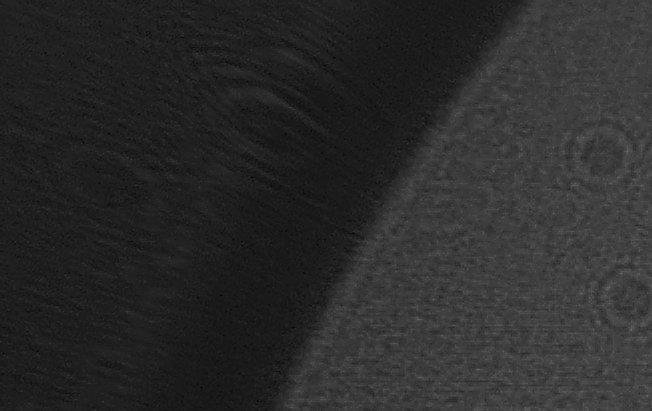
#> input picture sliced_overlap_images/image0003-0.jpg, 652 x 411 px, given as the content of the folder Images_for_Training_Directory, which was not available
$ python 'testing script.py'
#> lines starting #> are read from the running program, lines starting #| are printed output that depends on the picture
### data_modifier.py
import os
import xml.etree.ElementTree as ET

from random import randrange
from shutil import copyfile

# file type is for example: '.jpg' or '.txt'
def get_all_files_from_directory(directory_path, file_type):
#> called with directory_path = 'Images_for_Training_Directory', file_type = '.jpg'
    files_of_type = []

    for _, _, files in os.walk(directory_path):
        for file in files:
            if file.endswith(file_type):
                files_of_type.append(file)
        break

    return files_of_type

# counts number of objects in annotations from a directory
# annotations need to be in voc format
# [21 lines left out: function count_annotated_objects, not called in this run]

# reformat voc annotations from senseai website
# if annotations_path and processed_directory_path are the same, original xml files are overwritten
def reformatter(annotations_path, processed_directory_path='reformatted/'):
    if not os.path.exists(processed_directory_path):
        os.mkdir(processed_directory_path)

    xml_files = get_all_files_from_directory(annotations_path, ".xml")

    for file in xml_files:
        lines = None
        with open(os.path.join(annotations_path, file)) as f:
            lines = f.read().splitlines()
        with open(os.path.join(processed_directory_path, file), "w") as f:
            f.write("<annotation>\n")
            f.write("\t<filename>" + file.split(".")[0] + ".jpg" + "</filename>\n")
            f.write("\t<folder>cells</folder>\n")
            f.write("\t<source>\n")
            f.write("\t\t<database>cells</database>\n")
            f.write("\t\t<annotation>custom</annotation>\n")
            f.write("\t\t<image>custom</image>\n")
            f.write("\t</source>\n")

            found = 0
            for line in lines:
                if found == 4:
                    f.write(line + "\n")
                    break
                if found == 3:
                    found += 1
                    f.write(line.split("3")[0] + "1" + line.split("3")[1] + "\n")
                if found > 0 and found < 3:
                    found += 1
                    f.write(line + "\n")
                if "<size>" in line:
                    found = 1
                    f.write(line + "\n")

            f.write("\t<segmented>0</segmented>\n")

            found = False
            for line in lines:
                if not found and "<object>" in line:
                    found = True
                if found:
                    if "<pose>" in line:
                        f.write(line.split("Unspecified")[0] + "unspecified" + line.split("Unspecified")[1] + "\n")
                    elif "<truncated>" in line or "<difficult>" in line:
                        f.write(line.split("Unspecified")[0] + "0" + line.split("Unspecified")[1] + "\n")
                    elif "</annotation>" in line:
                        f.write(line)
                    else:
                        f.write(line + "\n")

# [19 lines left out: functions compile_annotation_file_names, remove_unannotated_images, not called in this run]

# if annoations_path and processed_directory_path are the same, then the original xml files are overwritten
def annotated_object_remover(annotations_path, processed_directory_path=os.path.join("modified_objects/"), objects_to_remove={"dust"}):
    if not os.path.exists(processed_directory_path):
        os.mkdir(processed_directory_path)

    xml_files = get_all_files_from_directory(annotations_path, ".xml")

    for file in xml_files:
        to_remove = []
        tree = ET.parse(os.path.join(annotations_path, file))
        root = tree.getroot()
        for elem in root:
            if elem.tag == 'object':
                for elem2 in elem:
                    if elem2.tag == 'name' and elem2.text in objects_to_remove:
                        to_remove.append(elem)

        for elem in to_remove:
            root.remove(elem)

        tree.write(os.path.join(processed_directory_path, file))

# [25 lines left out: function find_average_object_sizes, not called in this run]


def generate_training_set(images_path, annotations_path, training_set=os.path.join("training_set/"), test_percentage=.1, labels=['bead']):
    if not os.path.exists(training_set):
        os.mkdir(training_set)
    if not os.path.exists(os.path.join(training_set,"Annotations")):
        os.mkdir(os.path.join(training_set, "Annotations"))
    if not os.path.exists(os.path.join(training_set, "ImageSets")):
        os.mkdir(os.path.join(training_set,"ImageSets"))
    if not os.path.exists(os.path.join(training_set,"ImageSets/Main")):
        os.mkdir(os.path.join(training_set, "ImageSets/Main"))
    if not os.path.exists(os.path.join(training_set, "JPEGImages")):
        os.mkdir(os.path.join(training_set, "JPEGImages"))

    with open(os.path.join(training_set, "labels.txt")) as f:
        f.write('\n'.join(labels))

    annotation_files = get_all_files_from_directory(annotations_path, ".xml")
    image_files = get_all_files_from_directory(images_path, ".jpg")

    for file in annotation_files:
        copyfile(annotations_path + file, os.path.join(training_set, "Annotations/"+file))
    for file in image_files:
        copyfile(images_path + file, os.path.join(training_set, "JPEGImages/"+file))

    file_names = compile_annotation_file_names(annotations_path)

    test_set = set()
    test_number = int(len(file_names) * test_percentage)
    val_set = set()
    val_number = test_number
    output_dir=os.path.join(training_set,"ImageSets/Main")

    for i in range(test_number):
        test_set.add(file_names.pop(randrange(len(file_names))))
    test_set = sorted(list(test_set))
    with open(output_dir + "test.txt", "w") as f:
        f.write('\n'.join(test_set))

    for i in range(val_number):
        val_set.add(file_names.pop(randrange(len(file_names))))
    val_set = sorted(list(val_set))
    with open(output_dir + "val.txt", "w") as f:
        f.write('\n'.join(val_set))

    train_set = sorted(file_names)
    with open(output_dir + "train.txt", 'w') as f:
        f.write('\n'.join(train_set))

    trainval_set = train_set.copy()
    trainval_set.extend(val_set)
    with open(output_dir + "trainval.txt", "w") as f:
        f.write('\n'.join(trainval_set))

### image_processor.py
import os
import xml.etree.ElementTree as ET
from data_modifier import *

from PIL import Image

class Image_Processor():
    # average_object_size preferred number is from beads, this average number was calculated from partial bead objects,
    # so it should be a bit higher (dimension was about 91x88)
    def __init__(self, image_width = 3864, image_height = 2180, average_object_area = 8147, image_division = 7):
        self._new_image_width = image_width // image_division
        self._new_image_height = image_height // image_division
        self._original_image_width = self._new_image_width * image_division
        self._original_image_height = self._new_image_height * image_division
        self._average_object_area = average_object_area
        self._image_division = image_division

    # slices an annotation into self._image_division**2 parts
    # annotations need to be in voc format
    # [113 lines left out: functions slice_annotations, slice_images, combine_sliced_images, not called in this run]

    def slice_overlap_images(self, images_path, processed_directory_path='sliced_overlap_images/', overlap=100):
        if not os.path.exists(processed_directory_path):
            os.mkdir(processed_directory_path)

        images = get_all_files_from_directory(images_path, ".jpg")

        # image_paths need to have format: hello/world.txt
        for image in images:
            image_name = image.split(".")[0]
            im = Image.open(os.path.join(images_path, image))
#> im is the input picture: PIL image 652x411 L; min 0, max 110, mean 42.9

            for i in range(self._image_division ** 2):
                image_row = i // self._image_division
                image_col = i % self._image_division
                image_xmin = self._new_image_width * image_col - overlap
                image_xmax = self._new_image_width * (image_col + 1) + overlap
                image_ymin = self._new_image_height * image_row - overlap
                image_ymax = self._new_image_height * (image_row + 1) + overlap

                if image_xmin < 0:
                    image_xmin = 0
                if image_xmax > self._original_image_width:
                    image_xmax = self._original_image_width
                if image_ymin < 0:
                    image_ymin = 0
                if image_ymax > self._original_image_height:
                    image_ymax = self._original_image_height

                cropim = im.crop((image_xmin, image_ymin, image_xmax, image_ymax))

                cropim.save(os.path.join(processed_directory_path, image_name + "-" + str(i) + ".jpg"))
#> this loop made 49 passes
#> pass 2, in slice_overlap_images, `cropim = im.crop((image_xmin, image_ymin, image_xmax, image_ymax))`:
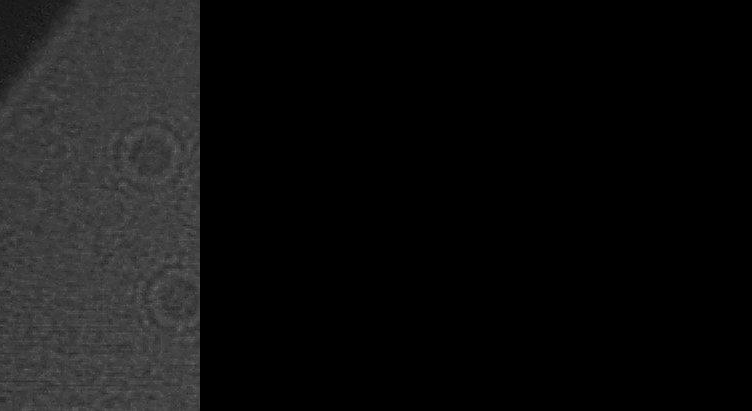
#> cropim: PIL image 752x411 L; min 0, max 110, mean 16.4
#> after the loop: cropim: PIL image 652x411 L; every value is 0

    def slice_overlap_annotations(self, annotations_path, processed_directory_path="sliced_overlap_annotations/", overlap=100):
#> called with annotations_path = 'modified_objects', processed_directory_path = 'sliced_overlap_annotations/', overlap = 100
        if not os.path.exists(processed_directory_path):
            os.mkdir(processed_directory_path)

        xml_files = get_all_files_from_directory(annotations_path, ".xml")

        for file in xml_files:
            file_name = file.split(".")[0]

            for i in range(self._image_division ** 2):
                image_row = i // self._image_division
                image_col = i % self._image_division
                image_xmin = self._new_image_width * image_col - 100
                image_xmax = self._new_image_width * (image_col + 1) + overlap
                image_ymin = self._new_image_height * image_row - overlap
                image_ymax = self._new_image_height * (image_row + 1) + overlap

                if image_xmin < 0:
                    image_xmin = 0
                if image_xmax > self._original_image_width:
                    image_xmax = self._original_image_width
                if image_ymin < 0:
                    image_ymin = 0
                if image_ymax > self._original_image_height:
                    image_ymax = self._original_image_height

                tree = ET.parse(os.path.join(annotations_path, file))
                root = tree.getroot()

                to_remove = []

                for elem in root.iter('object'):
                    for elem2 in elem:
                        if elem2.tag == 'bndbox':
                            if int(elem2[0].text) > image_xmax or int(elem2[1].text) > image_ymax \
                                    or int(elem2[2].text) < image_xmin or int(elem2[3].text) < image_ymin:
                                to_remove.append(elem)
                            else:
                                if int(elem2[0].text) < image_xmin:
                                    elem2[0].text = str(image_xmin)
                                if int(elem2[1].text) < image_ymin:
                                    elem2[1].text = str(image_ymin)
                                if int(elem2[2].text) > image_xmax:
                                    elem2[2].text = str(image_xmax)
                                if int(elem2[3].text) > image_ymax:
                                    elem2[3].text = str(image_ymax)

                                elem2[0].text = str(int(elem2[0].text) - image_xmin)
                                elem2[1].text = str(int(elem2[1].text) - image_ymin)
                                elem2[2].text = str(int(elem2[2].text) - image_xmin)
                                elem2[3].text = str(int(elem2[3].text) - image_ymin)

                                object_width = int(elem2[2].text) - int(elem2[0].text)
                                object_height = int(elem2[3].text) - int(elem2[1].text)
                                object_area = object_width * object_height

                                if object_area < (.3 * self._average_object_area):
                                    to_remove.append(elem)

                for elem in to_remove:
                    root.remove(elem)

                if len(tree.findall('object')) != 0:
                    tree.find("filename").text = file_name + "-" + str(i) + ".jpg"
                    tree.find("size").find("width").text = str(image_xmax-image_xmin)
                    tree.find("size").find("height").text = str(image_ymax-image_ymin)
                    tree.write(os.path.join(processed_directory_path, file_name + "-" + str(i) + ".xml"))

    # [69 lines left out: functions combine_sliced_overlap_images, _remove_image_overlap, not called in this run]

### testing script.py
import os

from image_processor import Image_Processor
from data_modifier import *


ImageP = Image_Processor()


# Below section is to prep images for training
ImageP.slice_overlap_images(os.path.join("Images_for_Training_Directory"))


# Below section is to prep annotation data for training
# reformatter can only be run once on the annotation. Comment out the reformatter function if you want to rerun this code
reformatter("Annotations_for_Training_Directory")
annotated_object_remover(os.path.join("reformatted"))
ImageP.slice_overlap_annotations(os.path.join("modified_objects"))


# Below section is to generate training information
generate_training_set(os.path.join("sliced_overlap_images"), os.path.join("sliced_overlap_annotations"))
#> (the run stopped early here; a loop or call above may not have finished)

$ run again, on sliced_overlap_images/image0003-12.jpg
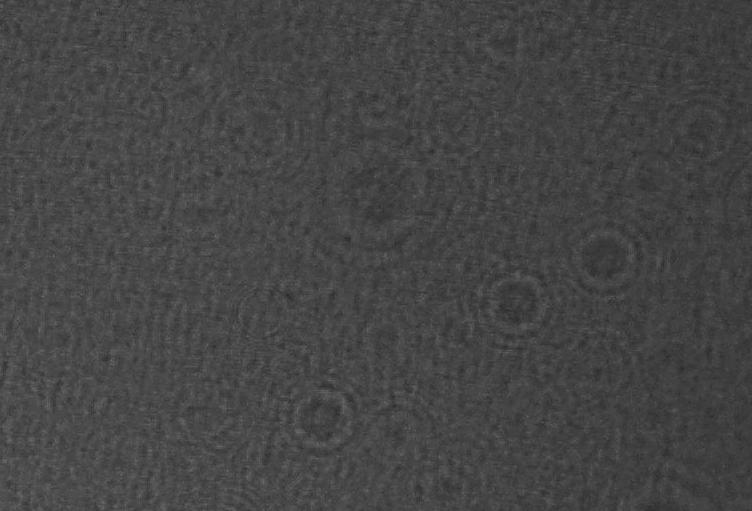
#> input picture sliced_overlap_images/image0003-12.jpg, 752 x 511 px, given as the content of the folder Images_for_Training_Directory, which was not available
#> in slice_overlap_images, im is the input picture: PIL image 752x511 L; min 40, max 106, mean 68.9
#> the loop in slice_overlap_images, `for i in range(self._image_division ** 2):` made 49 passes
#> pass 1, in slice_overlap_images, `cropim = im.crop((image_xmin, image_ymin, image_xmax, image_ymax))`:
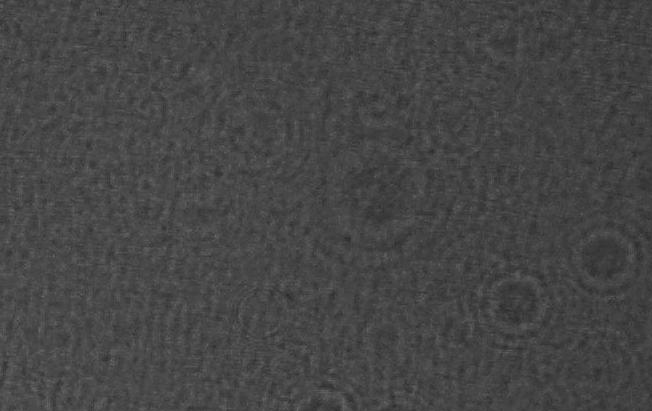
#> cropim: PIL image 652x411 L; min 40, max 106, mean 69.5
#> pass 2, in slice_overlap_images, `cropim = im.crop((image_xmin, image_ymin, image_xmax, image_ymax))`:
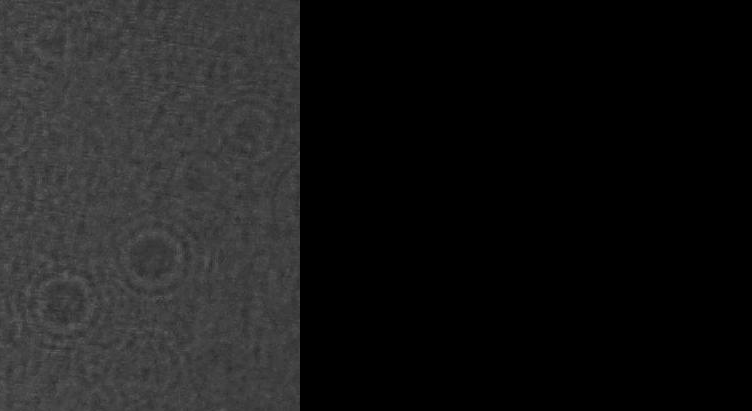
#> cropim: PIL image 752x411 L; min 0, max 97, mean 25.9

$ run again, on sliced_overlap_images/image0003-14.jpg
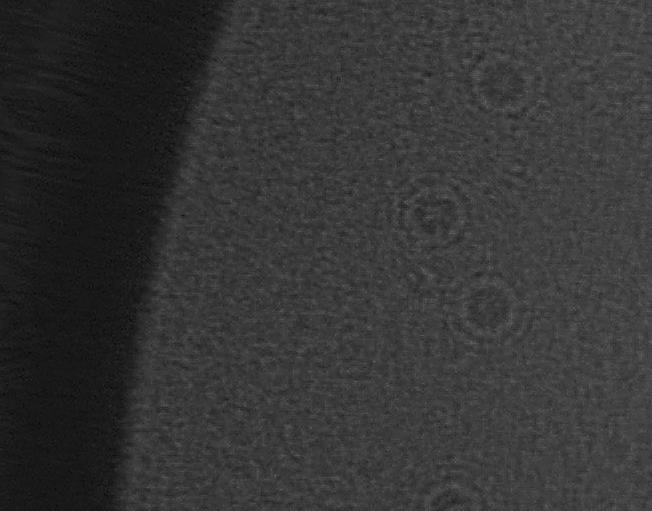
#> input picture sliced_overlap_images/image0003-14.jpg, 652 x 511 px, given as the content of the folder Images_for_Training_Directory, which was not available
#> in slice_overlap_images, im is the input picture: PIL image 652x511 L; min 8, max 98, mean 52.8
#> the loop in slice_overlap_images, `for i in range(self._image_division ** 2):` made 49 passes
#> pass 1, in slice_overlap_images, `cropim = im.crop((image_xmin, image_ymin, image_xmax, image_ymax))`:
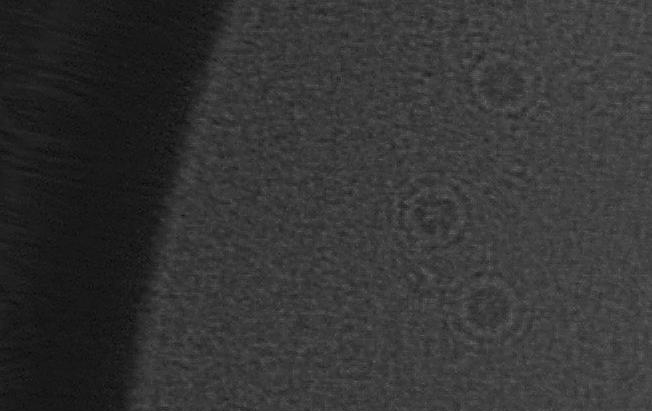
#> cropim: PIL image 652x411 L; min 8, max 98, mean 52.4
#> pass 2, in slice_overlap_images, `cropim = im.crop((image_xmin, image_ymin, image_xmax, image_ymax))`:
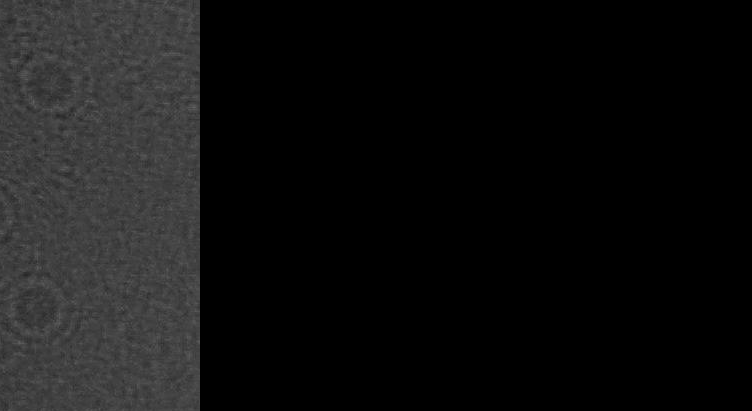
#> cropim: PIL image 752x411 L; min 0, max 98, mean 17.3
